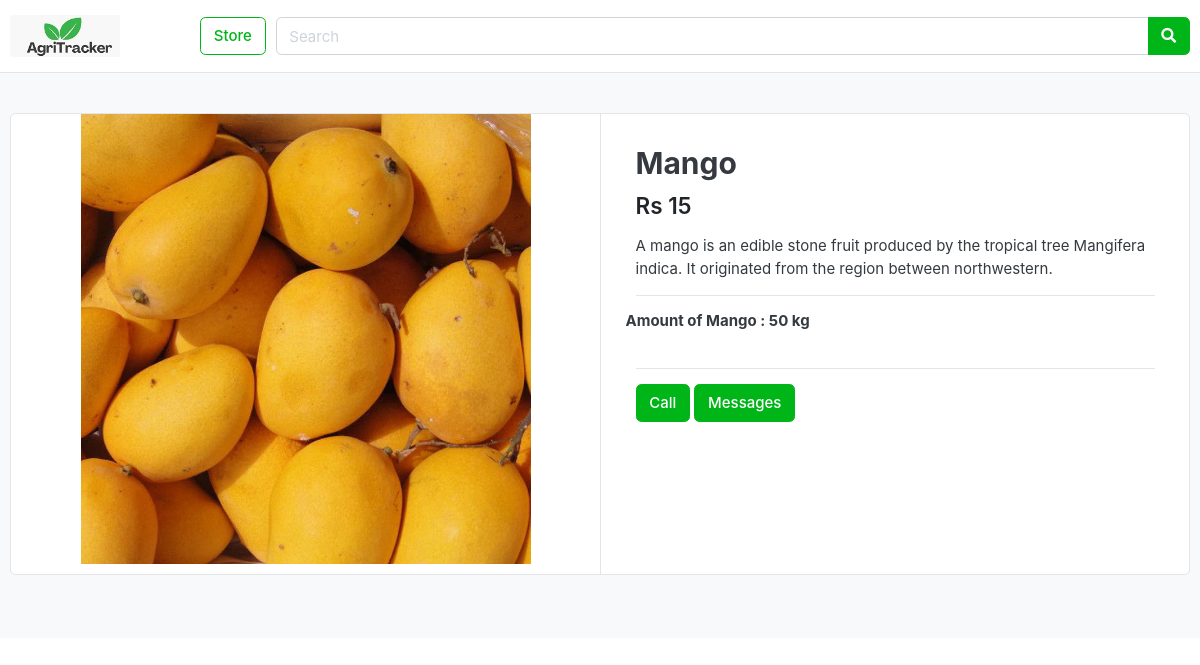
Page /store/fruits/mango/ on the committed database.
### store/models.py (models this page shows, shortened)
class Product(models.Model):
    product_name = models.CharField(max_length=200,unique=True)
    slug = models.SlugField(max_length=200,unique=True)
    description = models.TextField(max_length=800,unique=True)
    price = models.IntegerField()
    images = models.ImageField(upload_to='photos/products')
    stock = models.IntegerField()
    is_available = models.BooleanField(default=True)
    category = models.ForeignKey(Category,on_delete=models.CASCADE)
    created_date= models.DateTimeField(auto_now_add=True)
    modified_date = models.DateTimeField(auto_now=True)

### store/views.py (the view)
# urls.py: path('<slug:category_slug>/<slug:product_slug>/', views.product_detail, name='product_detail'),
def product_detail(request,category_slug,product_slug):
    try:
        single_product = Product.objects.get(category__slug=category_slug,slug=product_slug)
    except Exception as e:
        raise e
    context={
        'single_product':single_product,
    }
    return render(request,'store/product_detail.html',context)

### category/context_processors.py (called while the page is built)
def menu_links(request):
    links=Category.objects.all()
    return dict(links=links)

### templates/store/product_detail.html
{% load static %}
{% include 'header1.html' %}
<header class="section-header">
<section class="header-main border-bottom">
	<div class="container">
<div class="row align-items-center">
	<div class="col-lg-2 col-md-3 col-6">
		<a href="{% url 'home' %}" class="brand-wrap">
			<img class="logo" src="{% static 'images/agritracker_logo.jpeg' %}">
		</a>
	</div>
	<a href="{% url 'store' %}" class="btn btn-outline-success">Store</a>
	<div class="col-lg  col-md-6 col-sm-12 col">
		<form action="#" class="search">
			<div class="input-group w-100">
			    <input type="text" class="form-control" style="width:60%;" placeholder="Search">
			    <div class="input-group-append">
			      <button class="btn btn-success" type="submit">
			        <i class="fa fa-search"></i>
			      </button>
			    </div>
		    </div>
		</form>
	</div>
</div>
	</div>
</section>
</header>
<section class="section-content padding-y bg">
<div class="container">
<div class="card">
	<div class="row no-gutters">
		<aside class="col-md-6">
<article class="gallery-wrap">
	<div class="img-big-wrap">
	   <a href="#"><img src="{{ single_product.images.url}}"></a>
	</div>
</article>
		</aside>
		<main class="col-md-6 border-left">
<article class="content-body">
<h2 class="title">{{single_product.product_name}}</h2>
<div class="mb-3">
	<var class="price h4">Rs {{single_product.price}}</var>
</div>
<p>{{single_product.description}}</p>
<hr>
	<div class="row">
		<div class="item-option-select">
			<h6>Amount of {{single_product.product_name}} : {{single_product.stock}} kg</h6>
		</div>
	</div>
	<hr>
	<a href="#" class="btn  btn-success"> <span class="text">Call</span>   </a>
    <a href="#" class="btn  btn-success"> <span class="text">Messages</span>   </a>
</article>
		</main>
	</div>
</div>
<br>
</body>
</html>

### agritracker_main/static/css/ui.css (style rules this page uses)
html { font-family: "Inter", sans-serif; font-size: 15px; }
.content-body { flex: 1 1 auto; padding: 2rem 2.3rem; }
.padding-y { padding-top: 40px; padding-bottom: 40px; }
var { font-style: normal; }
article:after, .form-group:after { display: block; clear: both; content: ""; }
.bg { background-color: #f8f9fa; }
.header-main { position: relative; padding-top: 1rem; padding-bottom: 1rem; }
.brand-wrap .logo, .navbar-brand .logo { margin-right: 7px; max-height: 42px; display: inline-block; }
.price { font-weight: 600; color: #212529; }
.gallery-wrap .img-big-wrap { margin-bottom: 10px; border-radius: 0.37rem; overflow: hidden; background-color: #fff; }
.gallery-wrap .img-big-wrap a { text-align: center; display: block; }
.gallery-wrap .img-big-wrap img { height: 450px; width: auto; display: inline-block; }
.item-option-select { margin-bottom: 1rem; display: inline-block; margin-right: 15px; }

### rows in the picture
Product: images (picture), product_name "Mango", price "15", description "A mango is an edible stone fruit produced by the tropical tree Mangifera indica. It originated from the region between northwestern.", stock "50"
